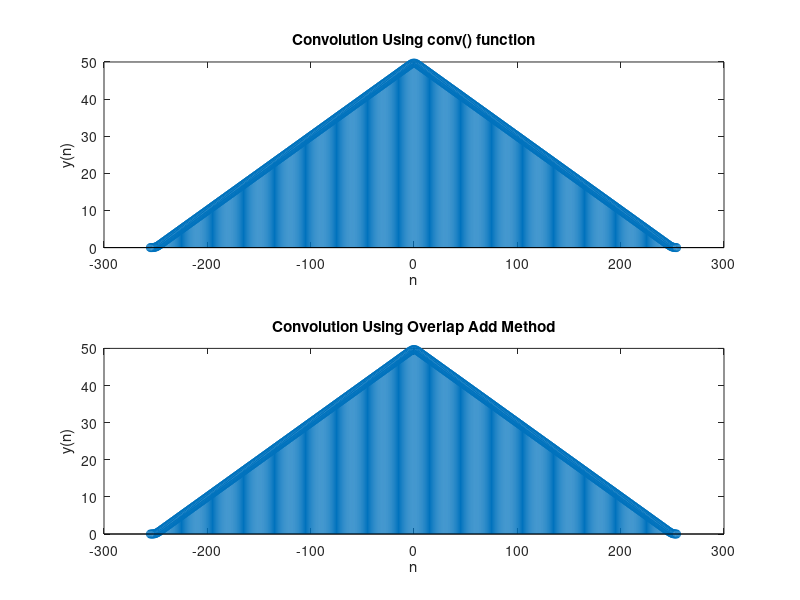

Reproduce this figure in MATLAB.

close All
clear All
clc
N1=0:1:9;
N2=-250:1:250;
hn=(1-(abs(N1-5)/5));
xn=(10-(abs(N2)/25));
x=xn;		% Random 30 Numbers
h=hn;
L=64;
N1=length(x);
M=length(h);
lc=conv(x,h);
x=[x zeros(1,mod(-N1,L))];
N2=length(x);
h=[h zeros(1,L-1)];
H=fft(h,L+M-1);
S=N2/L;
index=1:L;
X=[zeros(M-1)];
for stage=1:S
    xm=[x(index) zeros(1,M-1)];		% Selecting sequence to process
    X1=fft(xm,L+M-1);
    Y=X1.*H;
    Y=ifft(Y);
    Z=X((length(X)-M+2):length(X))+Y(1:M-1);	%Samples Added in every stage
    X=[X(1:(stage-1)*L) Z Y(M:M+L-1)];
    index=stage*L+1:(stage+1)*L;
end
i=1:N1+M-1;
X=X(i);
similarity=corrcoef(X,lc);		% Similarity b/w Inbuilt and Calculated one
figure()
subplot(2,1,1)
stem(-255:1:254,lc);
title('Convolution Using conv() function')
xlabel('n');
ylabel('y(n)');
subplot(2,1,2)
stem(-255:1:254,X);
title('Convolution Using Overlap Add Method')
xlabel('n');
ylabel('y(n)');
